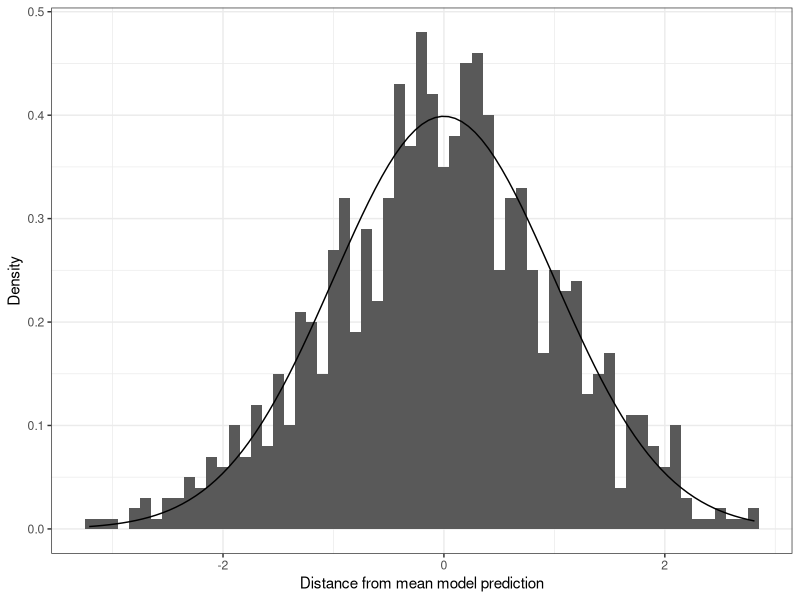
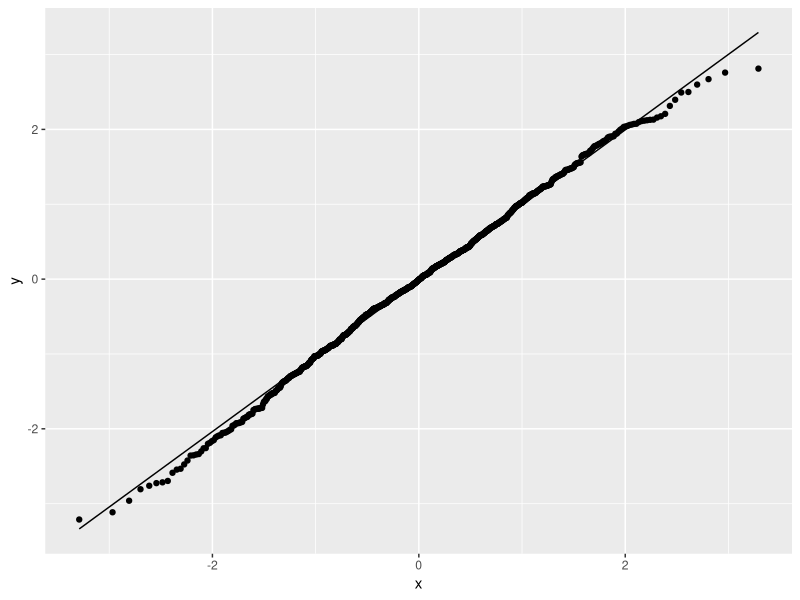
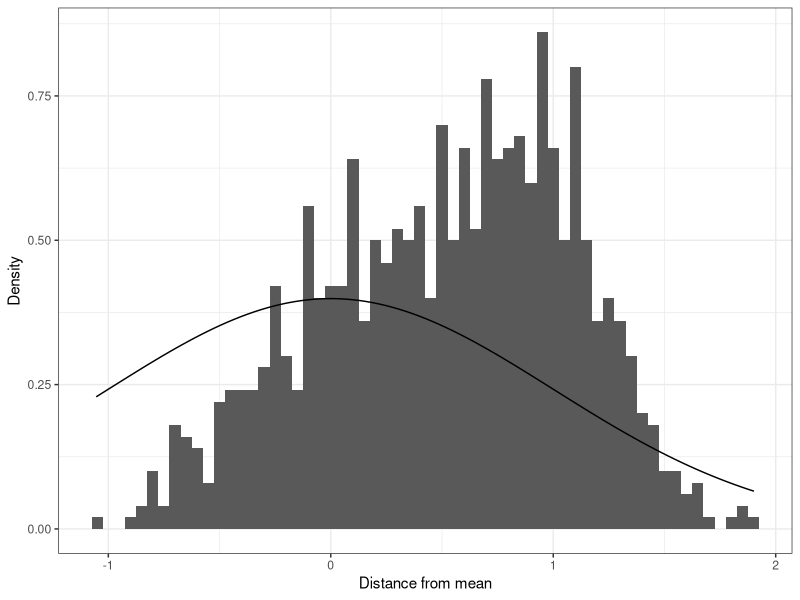
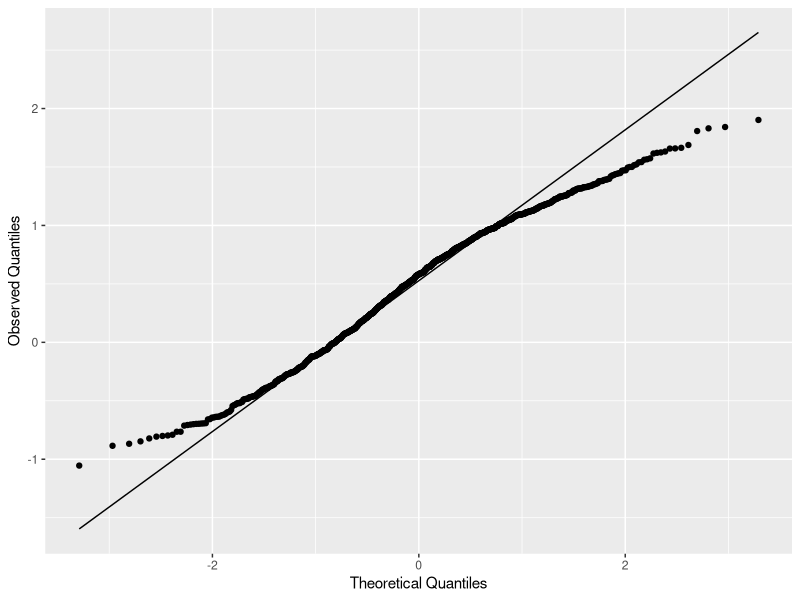
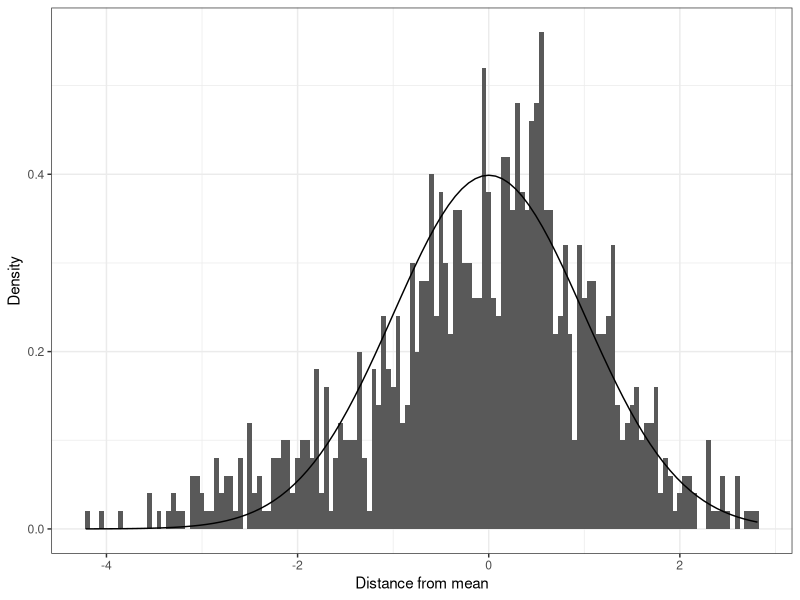
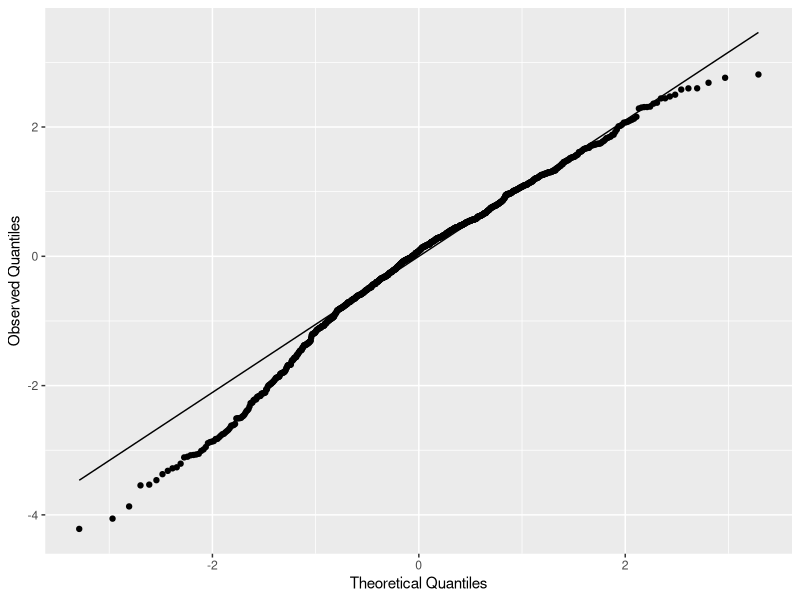
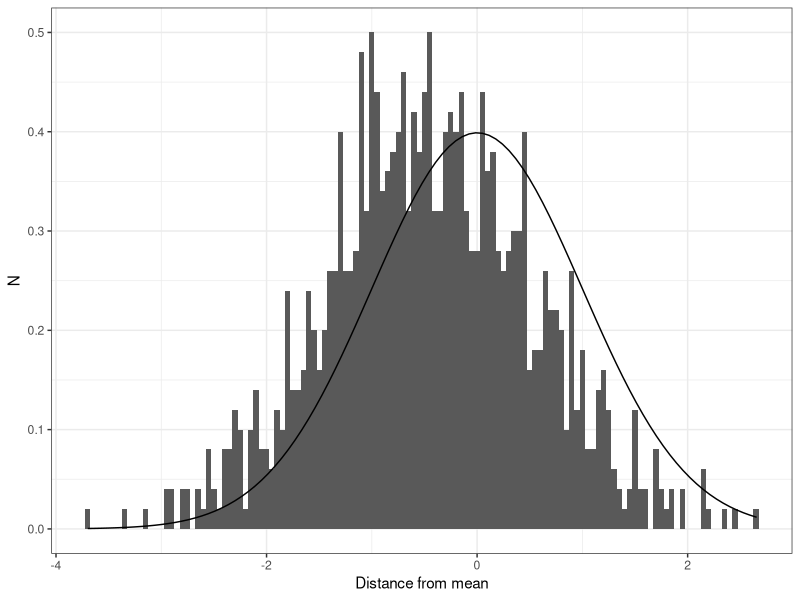
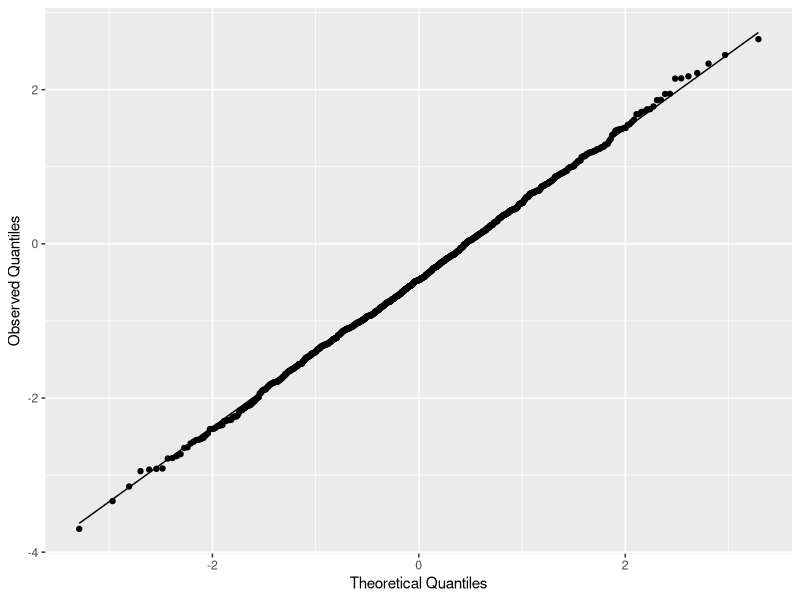

These figures' R source, in order:
## ---- chunk 1
require(ggplot2)
set.seed(1299445)
df <- data.frame(x = rnorm(1000))
g <- ggplot(df, aes(x = x)) +
  geom_histogram(binwidth = 0.1, aes(y=..density..)) +
  stat_function(fun = dnorm, args = list(mean = 0, sd = 1)) +
  xlab("Distance from mean model prediction") +
  ylab("Density") + 
  theme_bw()
plot(g)
## ---- chunk 2
require(ggplot2)
g <- ggplot(df, aes(sample = x)) +
  stat_qq() +
  stat_qq_line()

plot(g)
## ---- chunk 3
require(ggplot2)
icc <- 0.9
total_var <- 1
cluster_sigma <- sqrt(icc * total_var)
ind_sigma <- sqrt((1 - icc) * total_var)
ind_cluster <- 100
ncluster <- 10
#cluster_sigma <- 1
#ind_sigma <- 0.2

cluster_ids <- sort(rep(1:ncluster, ind_cluster))

cluster_means <- rnorm(ncluster, sd = cluster_sigma)
ind_vals <- rnorm(n = length(cluster_ids), mean = cluster_means[cluster_ids], sd = ind_sigma)

df <- data.frame(x = ind_vals, cluster = cluster_ids)

g <- ggplot(df, aes(x = x, cluster = cluster_ids)) +
  geom_histogram(binwidth = 0.05, aes(y=..density..)) +
  xlab("Distance from mean") +
  ylab("Density") +
  stat_function(fun = dnorm, args = list(mean = 0, sd = sqrt(total_var))) +
  theme_bw()


plot(g)
## ---- chunk 4
require(ggplot2)
g <- ggplot(df, aes(sample = x)) +
  stat_qq() +
  stat_qq_line() +
  xlab("Theoretical Quantiles") +
  ylab("Observed Quantiles")

plot(g)
## ---- chunk 5
require(ggplot2)
icc <- 0.5
total_var <- 1
cluster_sigma <- sqrt(icc * total_var)
ind_sigma <- sqrt((1 - icc) * total_var)
ind_cluster <- 100
ncluster <- 10
#cluster_sigma <- 1
#ind_sigma <- 0.2

cluster_ids <- sort(rep(1:ncluster, ind_cluster))

cluster_means <- rnorm(ncluster, sd = cluster_sigma)
ind_vals <- rnorm(n = length(cluster_ids), mean = cluster_means[cluster_ids], sd = ind_sigma)

df <- data.frame(x = ind_vals, cluster = cluster_ids)

g <- ggplot(df, aes(x = x, cluster = cluster_ids)) +
  geom_histogram(binwidth = 0.05, aes(y = ..density..)) +
      stat_function(fun = dnorm, args = list(mean = 0, sd = sqrt(total_var))) + 
  xlab("Distance from mean") +
  ylab("Density") + 
  theme_bw()


plot(g)
## ---- chunk 6
require(ggplot2)
g <- ggplot(df, aes(sample = x)) +
  stat_qq() +
  stat_qq_line() +
  xlab("Theoretical Quantiles") +
  ylab("Observed Quantiles")

plot(g)
## ---- chunk 7
require(ggplot2)
icc <- 0.25
total_var <- 1
cluster_sigma <- sqrt(icc * total_var)
ind_sigma <- sqrt((1 - icc) * total_var)
ind_cluster <- 100
ncluster <- 10
#cluster_sigma <- 1
#ind_sigma <- 0.2

cluster_ids <- sort(rep(1:ncluster, ind_cluster))

cluster_means <- rnorm(ncluster, sd = cluster_sigma)
ind_vals <- rnorm(n = length(cluster_ids), mean = cluster_means[cluster_ids], sd = ind_sigma)

df <- data.frame(x = ind_vals, cluster = cluster_ids)

g <- ggplot(df, aes(x = x, cluster = cluster_ids)) +
  geom_histogram(binwidth = 0.05, aes(y = ..density..)) +
      stat_function(fun = dnorm, args = list(mean = 0, sd = sqrt(total_var))) + 
  xlab("Distance from mean") +
  ylab("N") + 
  theme_bw()


plot(g)
## ---- chunk 8
require(ggplot2)
g <- ggplot(df, aes(sample = x)) +
  stat_qq() +
  stat_qq_line() +
  xlab("Theoretical Quantiles") +
  ylab("Observed Quantiles")

plot(g)
